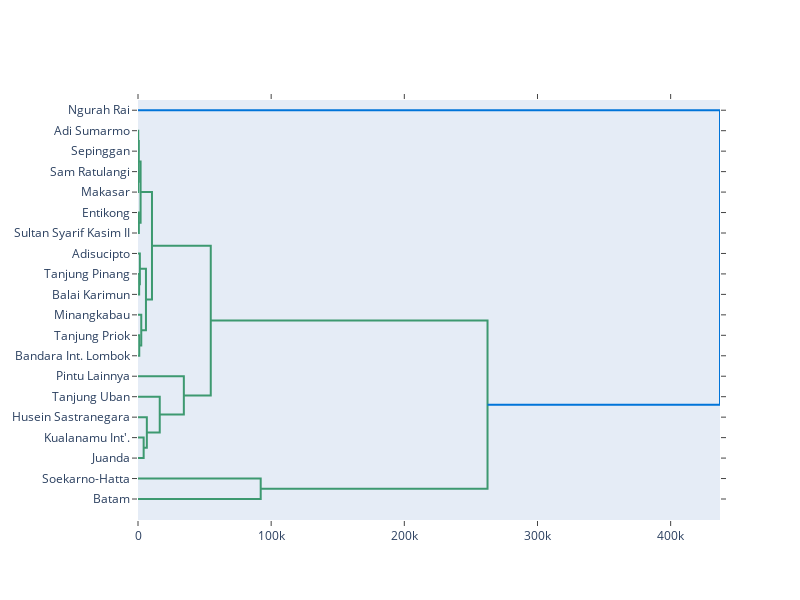

Notebook code cell kept with this figure:
### Code cell
import plotly.figure_factory as ff

import numpy as np

#X = np.random.rand(10, 12)
fig = ff.create_dendrogram(X, orientation='left', labels=Kdata.index)
fig.update_layout(width=800, height=600)
fig.show()

### Figure 1 — Plotly figure (JSON) as saved in the notebook; plotly's stock layout.template omitted (floating-point values rounded to 4 significant figures)
{"data": [{"hoverinfo": "text", "marker": {"color": "rgb(61,153,112)"}, "mode": "lines", "type": "scatter", "x": [0, 182.7, 182.7, 0], "xaxis": "x", "y": [-15, -15, -25, -25], "yaxis": "y"}, {"hoverinfo": "text", "marker": {"color": "rgb(61,153,112)"}, "mode": "lines", "type": "scatter", "x": [0, 236.5, 236.5, 0], "xaxis": "x", "y": [-35, -35, -45, -45], "yaxis": "y"}, {"hoverinfo": "text", "marker": {"color": "rgb(61,153,112)"}, "mode": "lines", "type": "scatter", "x": [182.7, 577.9, 577.9, 236.5], "xaxis": "x", "y": [-20, -20, -40, -40], "yaxis": "y"}, {"hoverinfo": "text", "marker": {"color": "rgb(61,153,112)"}, "mode": "lines", "type": "scatter", "x": [0, 636.7, 636.7, 0], "xaxis": "x", "y": [-55, -55, -65, -65], "yaxis": "y"}, {"hoverinfo": "text", "marker": {"color": "rgb(61,153,112)"}, "mode": "lines", "type": "scatter", "x": [577.9, 1949.0, 1949.0, 636.7], "xaxis": "x", "y": [-30, -30, -60, -60], "yaxis": "y"}, {"hoverinfo": "text", "marker": {"color": "rgb(61,153,112)"}, "mode": "lines", "type": "scatter", "x": [0, 862.6, 862.6, 0], "xaxis": "x", "y": [-85, -85, -95, -95], "yaxis": "y"}, {"hoverinfo": "text", "marker": {"color": "rgb(61,153,112)"}, "mode": "lines", "type": "scatter", "x": [0, 1389.0, 1389.0, 862.6], "xaxis": "x", "y": [-75, -75, -90, -90], "yaxis": "y"}, {"hoverinfo": "text", "marker": {"color": "rgb(61,153,112)"}, "mode": "lines", "type": "scatter", "x": [0, 940.2, 940.2, 0], "xaxis": "x", "y": [-115, -115, -125, -125], "yaxis": "y"}, {"hoverinfo": "text", "marker": {"color": "rgb(61,153,112)"}, "mode": "lines", "type": "scatter", "x": [0, 2450.0, 2450.0, 940.2], "xaxis": "x", "y": [-105, -105, -120, -120], "yaxis": "y"}, {"hoverinfo": "text", "marker": {"color": "rgb(61,153,112)"}, "mode": "lines", "type": "scatter", "x": [1389.0, 5971.0, 5971.0, 2450.0], "xaxis": "x", "y": [-82.5, -82.5, -112.5, -112.5], "yaxis": "y"}, {"hoverinfo": "text", "marker": {"color": "rgb(61,153,112)"}, "mode": "lines", "type": "scatter", "x": [1949.0, 10500.0, 10500.0, 5971.0], "xaxis": "x", "y": [-45, -45, -97.5, -97.5], "yaxis": "y"}, {"hoverinfo": "text", "marker": {"color": "rgb(61,153,112)"}, "mode": "lines", "type": "scatter", "x": [0, 4250.0, 4250.0, 0], "xaxis": "x", "y": [-165, -165, -175, -175], "yaxis": "y"}, {"hoverinfo": "text", "marker": {"color": "rgb(61,153,112)"}, "mode": "lines", "type": "scatter", "x": [0, 6639.0, 6639.0, 4250.0], "xaxis": "x", "y": [-155, -155, -170, -170], "yaxis": "y"}, {"hoverinfo": "text", "marker": {"color": "rgb(61,153,112)"}, "mode": "lines", "type": "scatter", "x": [0, 16330.0, 16330.0, 6639.0], "xaxis": "x", "y": [-145, -145, -162.5, -162.5], "yaxis": "y"}, {"hoverinfo": "text", "marker": {"color": "rgb(61,153,112)"}, "mode": "lines", "type": "scatter", "x": [0, 34420.0, 34420.0, 16330.0], "xaxis": "x", "y": [-135, -135, -153.8, -153.8], "yaxis": "y"}, {"hoverinfo": "text", "marker": {"color": "rgb(61,153,112)"}, "mode": "lines", "type": "scatter", "x": [10500.0, 54640.0, 54640.0, 34420.0], "xaxis": "x", "y": [-71.25, -71.25, -144.4, -144.4], "yaxis": "y"}, {"hoverinfo": "text", "marker": {"color": "rgb(61,153,112)"}, "mode": "lines", "type": "scatter", "x": [0, 92140.0, 92140.0, 0], "xaxis": "x", "y": [-185, -185, -195, -195], "yaxis": "y"}, {"hoverinfo": "text", "marker": {"color": "rgb(61,153,112)"}, "mode": "lines", "type": "scatter", "x": [54640.0, 262500.0, 262500.0, 92140.0], "xaxis": "x", "y": [-107.8, -107.8, -190, -190], "yaxis": "y"}, {"hoverinfo": "text", "marker": {"color": "rgb(0,116,217)"}, "mode": "lines", "type": "scatter", "x": [0, 437100.0, 437100.0, 262500.0], "xaxis": "x", "y": [-5, -5, -148.9, -148.9], "yaxis": "y"}], "layout": {"autosize": false, "height": 600, "hovermode": "closest", "showlegend": false, "width": 800, "xaxis": {"mirror": "allticks", "rangemode": "tozero", "showgrid": false, "showline": true, "showticklabels": true, "ticks": "outside", "type": "linear", "zeroline": false}, "yaxis": {"mirror": "allticks", "rangemode": "tozero", "showgrid": false, "showline": true, "showticklabels": true, "tickmode": "array", "ticks": "outside", "ticktext": ["Ngurah Rai", "Adi Sumarmo", "Sepinggan", "Sam Ratulangi", "Makasar", "Entikong", "Sultan Syarif Kasim II", "Adisucipto", "Tanjung Pinang", "Balai Karimun", "Minangkabau", "Tanjung Priok", "Bandara Int. Lombok", "Pintu Lainnya", "Tanjung Uban", "Husein Sastranegara", "Kualanamu Int'.", "Juanda", "Soekarno-Hatta", "Batam"], "tickvals": [-5, -15, -25, -35, -45, -55, -65, -75, -85, -95, -105, -115, -125, -135, -145, -155, -165, -175, -185, -195], "type": "linear", "zeroline": false}}}
